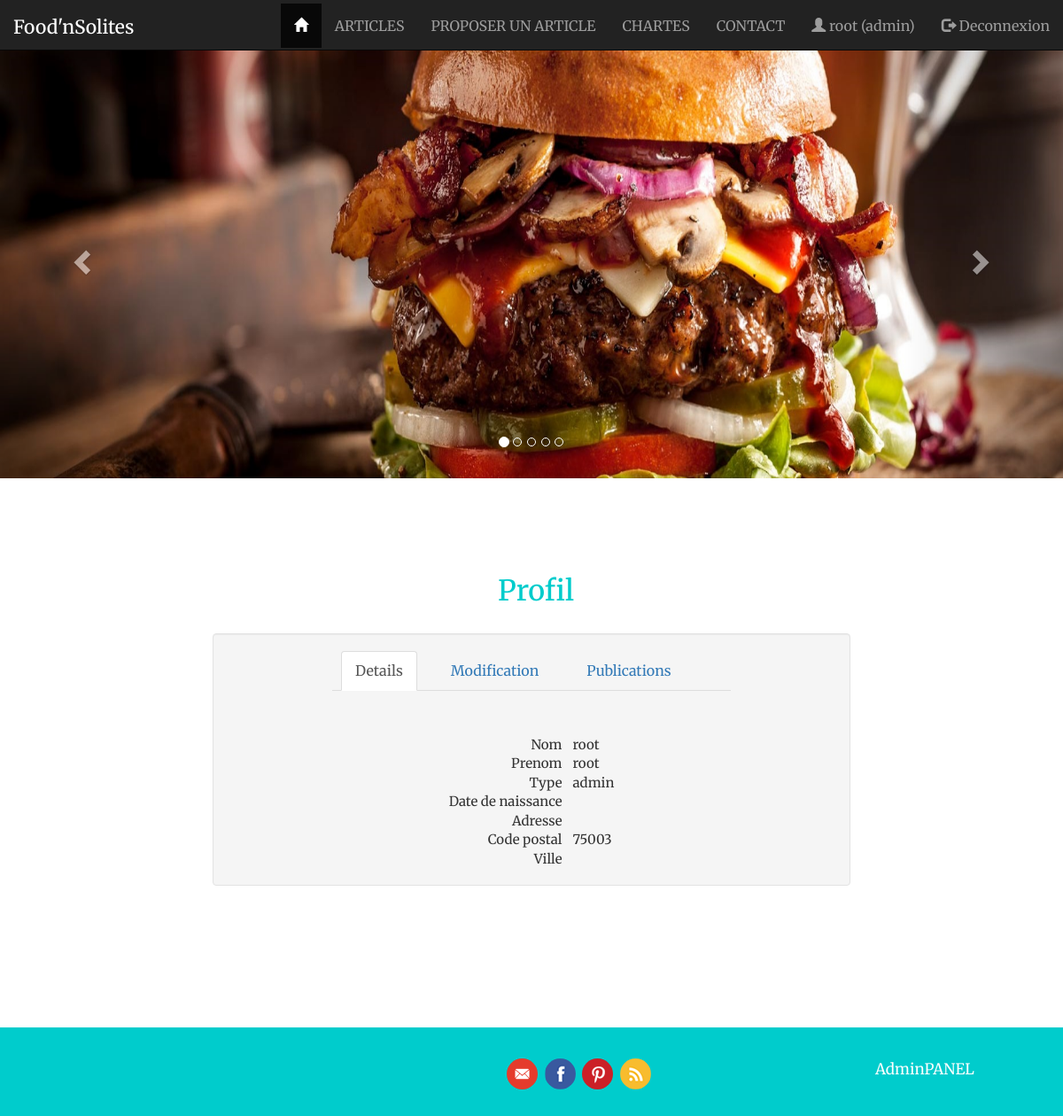
Page /profil.php (signed in) on the committed database.
### tables this page shows
CREATE TABLE `account` (
  `id_user` int(11) NOT NULL,
  `id_type` int(11) NOT NULL,
  `login` varchar(32) NOT NULL,
  `pwd` varchar(255) NOT NULL
);

CREATE TABLE `type` (
  `id_type` int(11) NOT NULL,
  `nom` varchar(24) NOT NULL,
  `description` varchar(255) NOT NULL
);

CREATE TABLE `fiche_perso` (
  `id_user` int(11) NOT NULL,
  `nom` varchar(24) NOT NULL,
  `prenom` varchar(24) NOT NULL,
  `date_naissance` date DEFAULT NULL,
  `adresse` varchar(255) DEFAULT NULL,
  `cp` int(5) DEFAULT NULL,
  `ville` varchar(32) DEFAULT NULL,
  `date_inscription` date NOT NULL
);

### sql/sql_profileData.php (called while the page is built)
<?php
if (!empty($_SESSION['login'])) {
	$query_getData = $dtb->prepare('SELECT account.id_user, login, type.nom AS "type", fiche_perso.nom AS "nom", prenom, date_naissance, adresse, cp, ville FROM account INNER JOIN fiche_perso ON account.id_user=fiche_perso.id_user INNER JOIN type ON account.id_type=type.id_type WHERE login=?');
	$query_getData->execute(array($_SESSION['login']));
	$dataGet = $query_getData->fetch();
}
?>

### sql/sql_profileDetails.php (the view)
<?php
echo '<table id="profil-details">
	<tr>
		<td>Nom</td>
		<td>' . $dataGet['nom'] . '</td>
	</tr>
	<tr>
		<td>Prenom</td>
		<td>' . $dataGet['prenom'] . '</td>
	</tr>
	<tr>
		<td>Type</td>
		<td>' . $dataGet['type'] . '</td>
	</tr>
	<tr>
		<td>Date de naissance</td>
		<td>' . $dataGet['date_naissance'] . '</td>
	</tr>
	<tr>
		<td>Adresse</td>
		<td>' . $dataGet['adresse'] . '</td>
	</tr>
	<tr>
		<td>Code postal</td>
		<td>' . $dataGet['cp'] . '</td>
	</tr>
	<tr>
		<td>Ville</td>
		<td>' . $dataGet['ville'] . '</td>
	</tr>
</table>'
?>

### sql/sql_displaySignLog.php (shortened to what this page needs)
<?php
if (!isset($_SESSION['login']) || $_SESSION['login'] == "") {
	$_SESSION['login'] = "";
	echo '<li><a href="signin.php"><span class="glyphicon glyphicon-user"></span> S\'inscrire</a></li>
	<li><a href="login.php"><span class="glyphicon glyphicon-log-in"></span> Se connecter</a></li>';
}
else {
	$query_getType = $dtb->prepare('SELECT login, nom FROM account INNER JOIN type ON account.id_type=type.id_type WHERE login=?');
	$query_getType->execute(array($_SESSION['login']));
	$dataGet = $query_getType->fetch();
	echo '<li><a href="profil.php"><span class="glyphicon glyphicon-user"></span> ' . $_SESSION['login'] . ' (' . $dataGet['nom'] . ')</a></li>
	<li><a href="logout.php"><span class="glyphicon glyphicon-log-out"></span> Deconnexion</a></li>';
}
?>

### css/main.css (style rules this page uses)
body, p { font-family: 'Merriweather', serif; font-size: 15px; margin: 0; padding: 0; text-align: left; }
#profil-details { margin: auto; }
#profil-details tr td:first-child { padding-right: 6px; text-align: right; }
#profil-details tr td:nth-child(2) { padding-left: 6px; text-align: left; }

### rows in the picture
account: id_type.nom "admin", fiche_perso.nom "root", fiche_perso.prenom "root", fiche_perso.cp "75003"

### other values in the picture
$_SESSION['login'] "root"
